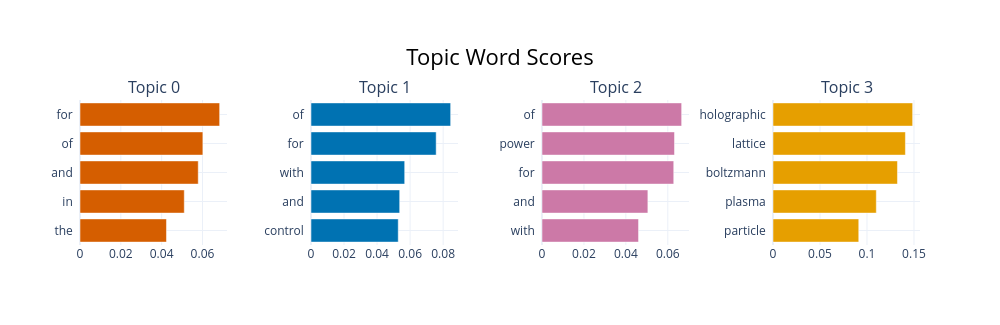

This figure's notebook cell:
### Code cell
# Most important words
topic_model.visualize_barchart(top_n_topics=10)

### Figure 1 — Plotly figure (JSON) as saved in the notebook; plotly's stock layout.template omitted (floating-point values rounded to 4 significant figures)
{"data": [{"marker": {"color": "#D55E00"}, "orientation": "h", "type": "bar", "x": [0.04237, 0.05108, 0.05793, 0.06019, 0.06842], "xaxis": "x", "y": ["the  ", "in  ", "and  ", "of  ", "for  "], "yaxis": "y"}, {"marker": {"color": "#0072B2"}, "orientation": "h", "type": "bar", "x": [0.05282, 0.05369, 0.05674, 0.07579, 0.08455], "xaxis": "x2", "y": ["control  ", "and  ", "with  ", "for  ", "of  "], "yaxis": "y2"}, {"marker": {"color": "#CC79A7"}, "orientation": "h", "type": "bar", "x": [0.04604, 0.05049, 0.06283, 0.06319, 0.0666], "xaxis": "x3", "y": ["with  ", "and  ", "for  ", "power  ", "of  "], "yaxis": "y3"}, {"marker": {"color": "#E69F00"}, "orientation": "h", "type": "bar", "x": [0.09124, 0.1099, 0.1324, 0.1409, 0.1486], "xaxis": "x4", "y": ["particle  ", "plasma  ", "boltzmann  ", "lattice  ", "holographic  "], "yaxis": "y4"}], "layout": {"annotations": [{"font": {"size": 16}, "showarrow": false, "text": "Topic 0", "x": 0.0875, "xanchor": "center", "xref": "paper", "y": 1, "yanchor": "bottom", "yref": "paper"}, {"font": {"size": 16}, "showarrow": false, "text": "Topic 1", "x": 0.3625, "xanchor": "center", "xref": "paper", "y": 1, "yanchor": "bottom", "yref": "paper"}, {"font": {"size": 16}, "showarrow": false, "text": "Topic 2", "x": 0.6375, "xanchor": "center", "xref": "paper", "y": 1, "yanchor": "bottom", "yref": "paper"}, {"font": {"size": 16}, "showarrow": false, "text": "Topic 3", "x": 0.9125, "xanchor": "center", "xref": "paper", "y": 1, "yanchor": "bottom", "yref": "paper"}], "height": 325, "hoverlabel": {"bgcolor": "white", "font": {"family": "Rockwell", "size": 16}}, "showlegend": false, "title": {"font": {"color": "Black", "size": 22}, "text": "Topic Word Scores", "x": 0.5, "xanchor": "center", "yanchor": "top"}, "width": 1000, "xaxis": {"anchor": "y", "domain": [0, 0.175], "showgrid": true}, "xaxis2": {"anchor": "y2", "domain": [0.275, 0.45], "showgrid": true}, "xaxis3": {"anchor": "y3", "domain": [0.55, 0.725], "showgrid": true}, "xaxis4": {"anchor": "y4", "domain": [0.825, 1], "showgrid": true}, "yaxis": {"anchor": "x", "domain": [0, 1], "showgrid": true}, "yaxis2": {"anchor": "x2", "domain": [0, 1], "showgrid": true}, "yaxis3": {"anchor": "x3", "domain": [0, 1], "showgrid": true}, "yaxis4": {"anchor": "x4", "domain": [0, 1], "showgrid": true}}}
